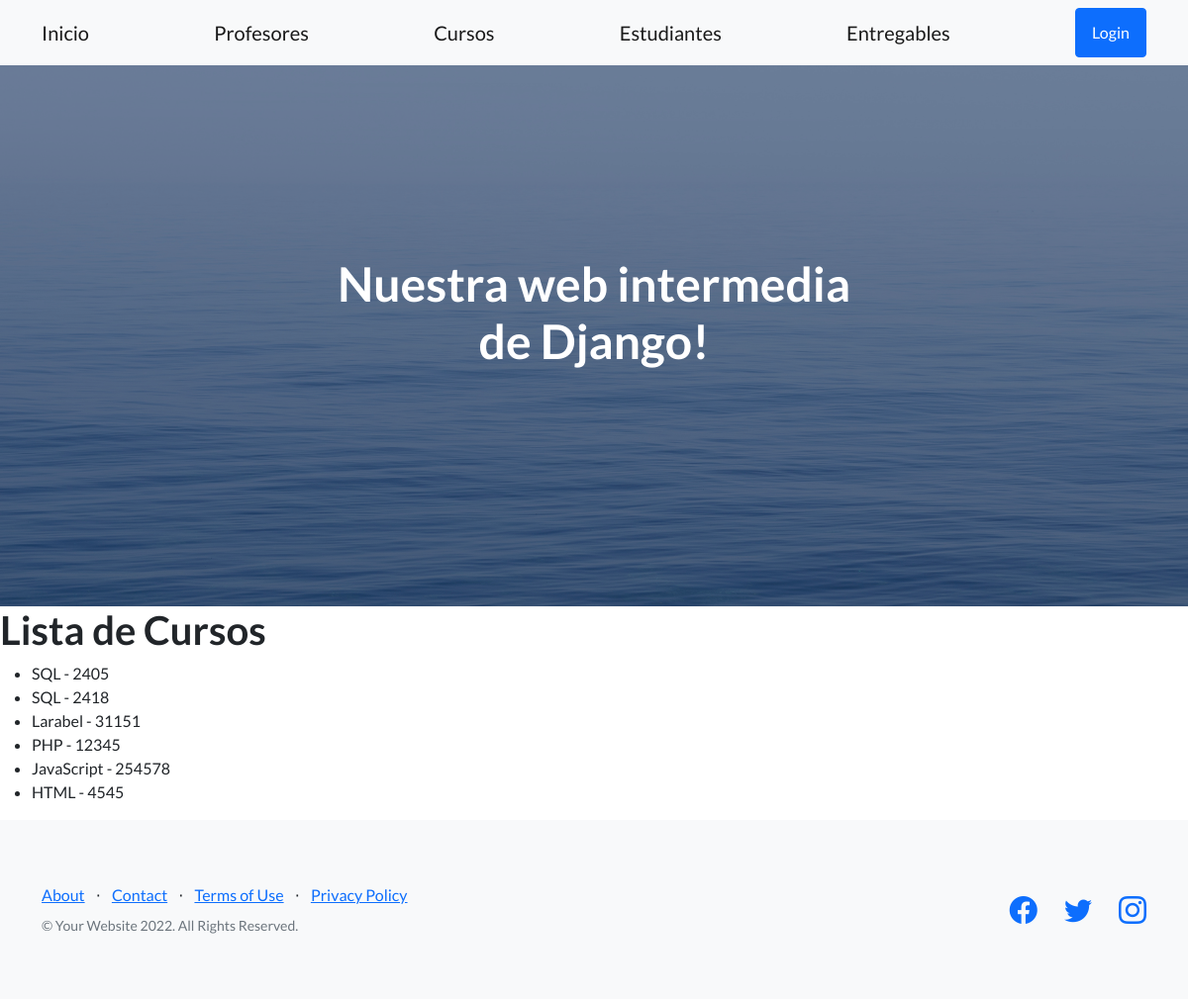
The app's page /app-coder/listaCurso/ with its own data.
### appcoder/models.py (models this page shows)
class Curso(models.Model):
    nombre = models.CharField(max_length=50)
    camada = models.IntegerField()
    def __str__(self):
        return f'{self.nombre} - {self.camada}'

### appcoder/views.py (the view)
# urls.py: path('listaCurso/', listaCursos, name = 'ListaCursos'),
def listaCursos(request):
    cursos = Curso.objects.all()
    return render(request, "leerCursos.html",{"cursos": cursos})

### appcoder/templates/leerCursos.html
{% extends 'padre.html' %}
{% load static %}
{% block contenidoQueCambia %}
<h1>Lista de Cursos</h1>
<ul>
    {% for curso in cursos %}
        <li>
            {{curso}}
        </li>
    {% endfor %}
</ul>
{% endblock contenidoQueCambia %}

### records on screen
Curso: nombre+camada "SQL - 2405"
Curso: nombre+camada "SQL - 2418"
Curso: nombre+camada "Larabel - 31151"
Curso: nombre+camada "PHP - 12345"
Curso: nombre+camada "JavaScript - 254578"
Curso: nombre+camada "HTML - 4545"
